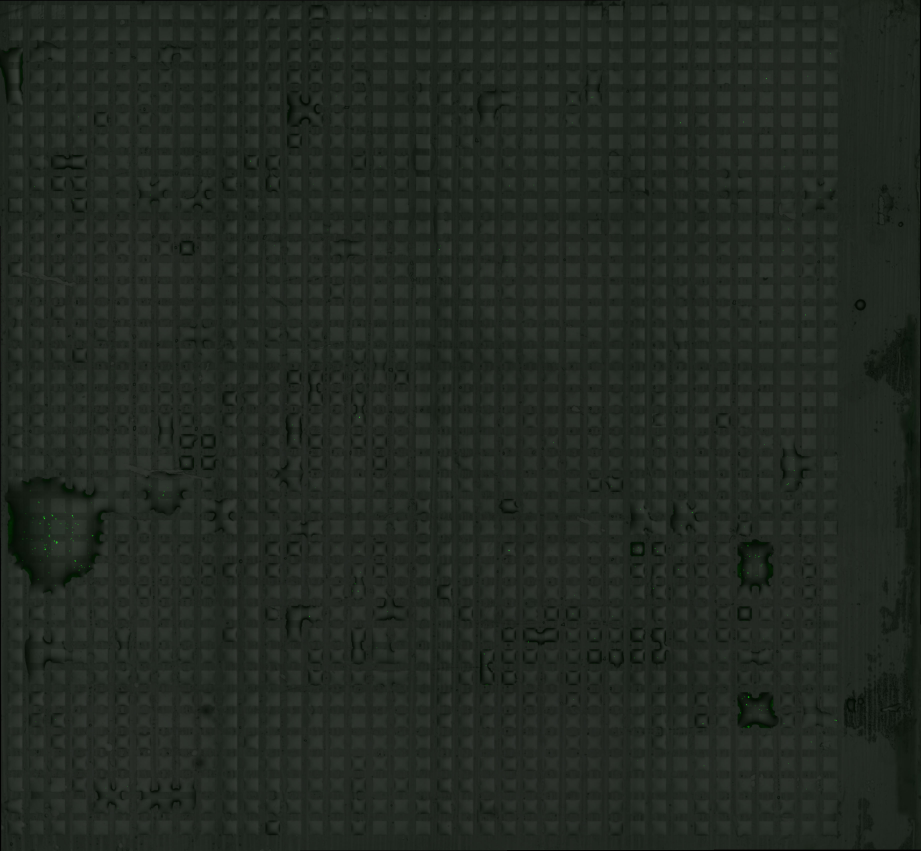
#> input picture tests/contours/contours_sample_2_raw.jpg, 3683 x 3402 px (shown at 1/4 size); the run also reads 1 picture not shown here
$ python contour_pattern.py -i ./contours_sample_2_raw.jpg -t ./spot_pattern_2.jpg   (Python 2 division)   (older library calls are emulated)
#> lines starting #> are read from the running program, lines starting #| are printed output that depends on the picture; after the words box and inside, x2 and y2 are one past the last pixel; in counts of white or black regions, pixels touching at a corner belong together
### tests/contours/pyimagesearch/shapedetector.py
# import the necessary packages
import cv2

class ShapeDetector:
	def __init__(self):
		pass

	# [32 lines left out: function detect, not called in this run]

### tests/contours/contour_pattern.py
#! /usr/local/bin/python

import numpy as np
import cv2
import argparse
import imutils
from pyimagesearch.shapedetector import ShapeDetector


## TEST COMMAND: python ./contour_pattern.py -i ./contours_sample_2_raw.jpg  -t ./spot_pattern_2.jpg


# [63 lines left out: functions count_cells, show_img, bitwise_blend, detect_edges, not called in this run]

def dynamic_blend(img1, img2):


    # I want to put logo on top-left corner, So I create a ROI
    rows,cols,ch = img2.shape
    roi = img1[0:rows, 0:cols ]

    # Now create a mask of logo and create its inverse mask also
    img2gray = cv2.cvtColor(img2,cv2.COLOR_BGR2GRAY)
    ret, mask = cv2.threshold(img2gray, 10, 255, cv2.THRESH_BINARY)
    mask_inv = cv2.bitwise_not(mask)

    # Now black-out the area of logo in ROI
    img1_bg = cv2.bitwise_and(roi,roi,mask = mask_inv)

    # Take only region of logo from logo image.
    img2_fg = cv2.bitwise_and(img2,img2,mask = mask)

    # Put logo in ROI and modify the main image
    dst = cv2.add(img1_bg,img2_fg)
    img1[0:rows, 0:cols ] = dst

    return img1

def opening_morph(img):
    kernel = np.ones((5,5 ), np.uint8)
    return cv2.morphologyEx(img, cv2.MORPH_OPEN, kernel)

def dilate(img, iterations=1):
    kernel = np.ones((5,5),np.uint8)
    return cv2.dilate(img,kernel,iterations = iterations)


# [6 lines left out: function auto_canny, not called in this run]

def auto_canny_edge(image, sigma=0.30):

    gray = cv2.cvtColor(image, cv2.COLOR_BGR2GRAY)
    blurred = cv2.GaussianBlur(gray, (3, 3), 0)

    # apply Canny edge detection using a wide threshold, tight
    # threshold, and automatically determined threshold

    v = np.median(blurred)

    # apply automatic Canny edge detection using the computed median
    lower = int(max(0, (1.0 - sigma) * v))
    upper = int(min(255, (1.0 + sigma) * v))
    auto = cv2.Canny(blurred, lower, upper)

    return auto

def histeq(img):


    img_yuv = cv2.cvtColor(img, cv2.COLOR_BGR2YUV)

    # equalize the histogram of the Y channel
    img_yuv[:,:,0] = cv2.equalizeHist(img_yuv[:,:,0])

    # convert the YUV image back to RGB format
    img_output = cv2.cvtColor(img_yuv, cv2.COLOR_YUV2BGR)

    #cv2.imshow('Color input image', img)
    #cv2.imshow('Histogram equalized', img_output)

    return img_output


#####################################################################################


ap = argparse.ArgumentParser()
ap.add_argument("-i", "--image", required = True,
    help = "Path to the query image")

ap.add_argument("-t", "--template", required = True,
    help = "Path to the template image")

#
# ap.add_argument("-min", "--edge-min", required = False,
#     help = "Min threshold for edges")
#
#
# ap.add_argument("-max", "--edge-max", required = False,
#     help = "Max threshold for edges")


args = vars(ap.parse_args())


img = cv2.imread(args["image"])
#> img is the input picture: shape (3402, 3683, 3); mean B, G, R 34, 40.7, 34.3


#img = cv2.imread('contours_sample_2_raw.jpg')
template = cv2.imread(args["template"], 0)


print("processing edges...")

#opening morph to remove points
opening_morph = opening_morph(cv2.medianBlur(img,5))

histeq = histeq(opening_morph)
#> in histeq, `img_yuv = cv2.cvtColor(img, cv2.COLOR_BGR2YUV)`: img_yuv: shape (3402, 3683, 3); mean of channels 0, 1, 2 37.9, 126, 124.3
#> in histeq, `img_yuv[:,:,0] = cv2.equalizeHist(img_yuv[:,:,0])`: img_yuv: shape (3402, 3683, 3); mean of channels 0, 1, 2 135, 126, 124.3
#> in histeq, `img_output = cv2.cvtColor(img_yuv, cv2.COLOR_YUV2BGR)`:
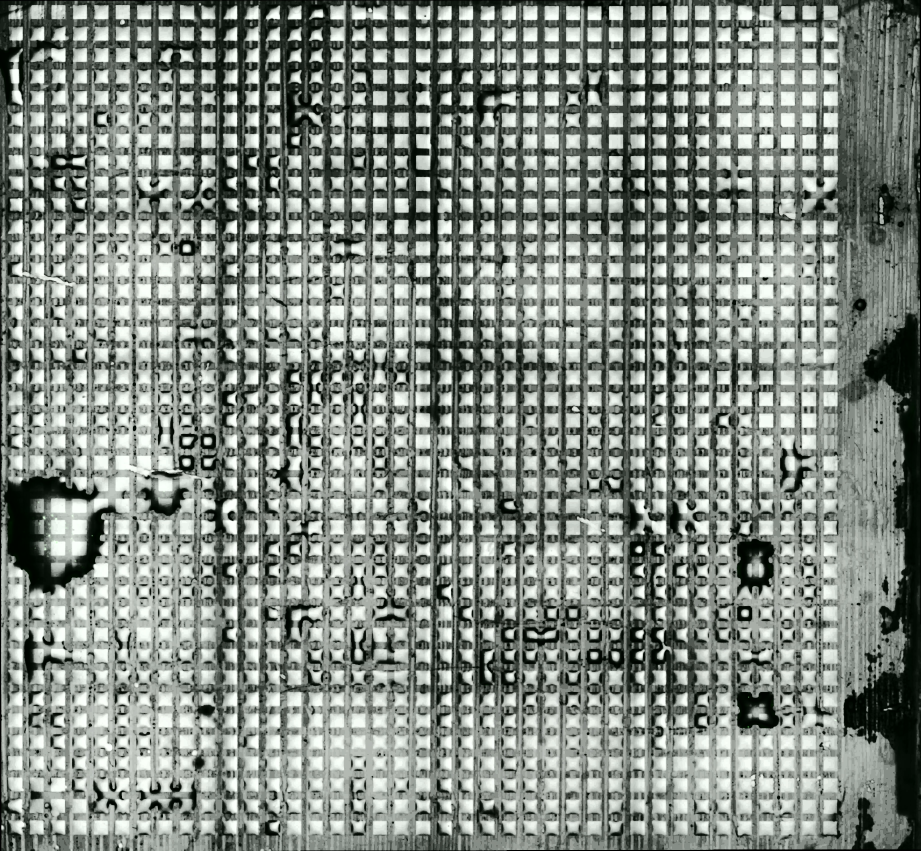
#> img_output: shape (3402, 3683, 3) (shown at 1/4 size); mean B, G, R 131, 137.9, 130.6

cv2.imwrite( "output_pattern/histeq.png", histeq );

##cv2.imwrite( "output_pattern/opening_morph.png", opening_morph );

# canny edge detection
edged_img = auto_canny_edge(histeq)
#> in auto_canny_edge, `v = np.median(blurred)`: v = 138
#> in auto_canny_edge, `lower = int(max(0, (1.0 - sigma) * v))`: lower = 96
#> in auto_canny_edge, `upper = int(min(255, (1.0 + sigma) * v))`: upper = 179
#> in auto_canny_edge, `auto = cv2.Canny(blurred, lower, upper)`:
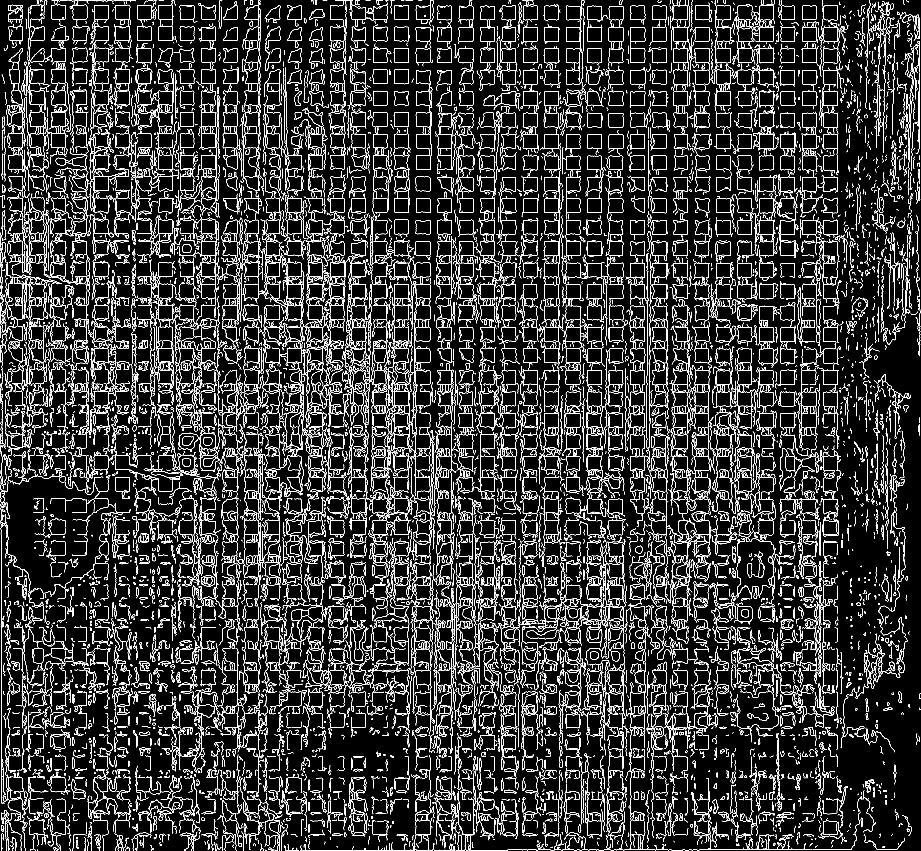
#> auto: shape (3402, 3683) (shown at 1/4 size); 6.6% white in thin lines or dots
cv2.imwrite( "output_pattern/edged.png", edged_img );


#dilate the edges for better pattern matching

dilated_img  = dilate(edged_img)
#> in dilate, `return cv2.dilate(img,kernel,iterations = iterations)`:
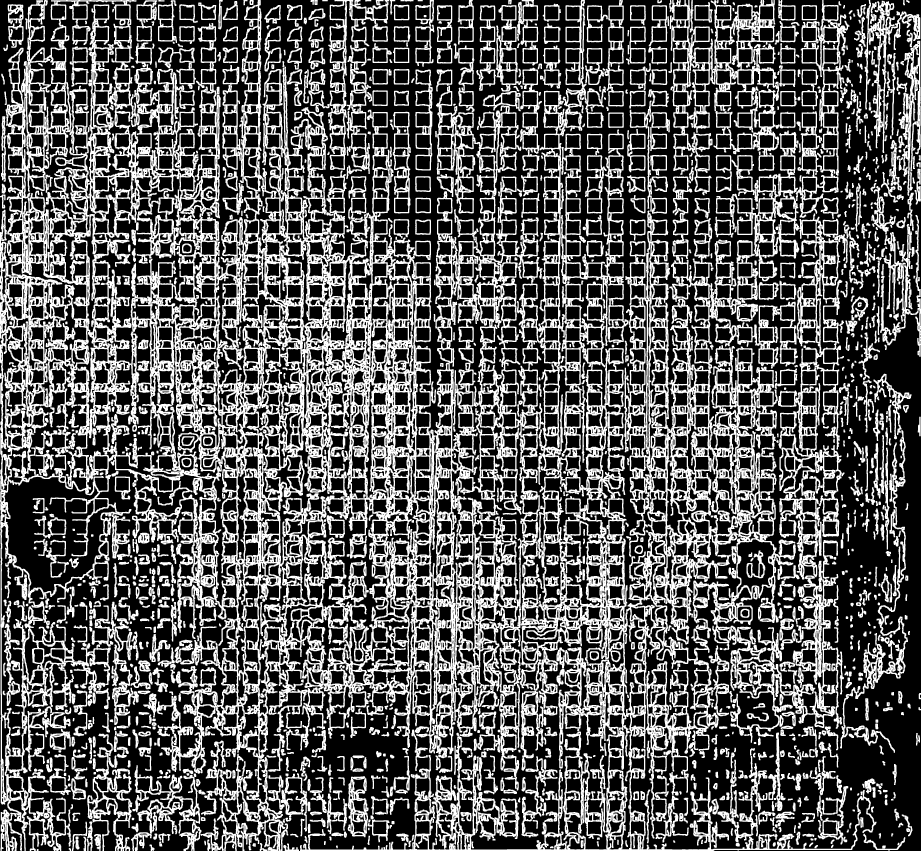
#> returned value: shape (3402, 3683) (shown at 1/4 size); 34.3% white; 1560 white regions, largest, box (x1, y1, x2, y2) and area: (0, 0, 3444, 3402) 2847991, (2911, 854, 3391, 2971) 164872, (2677, 0, 3117, 699) 81620
cv2.imwrite( "output_pattern/dilated.png", dilated_img );

print "detecting spots..."

res = cv2.matchTemplate(dilated_img,template,cv2.TM_CCOEFF_NORMED)
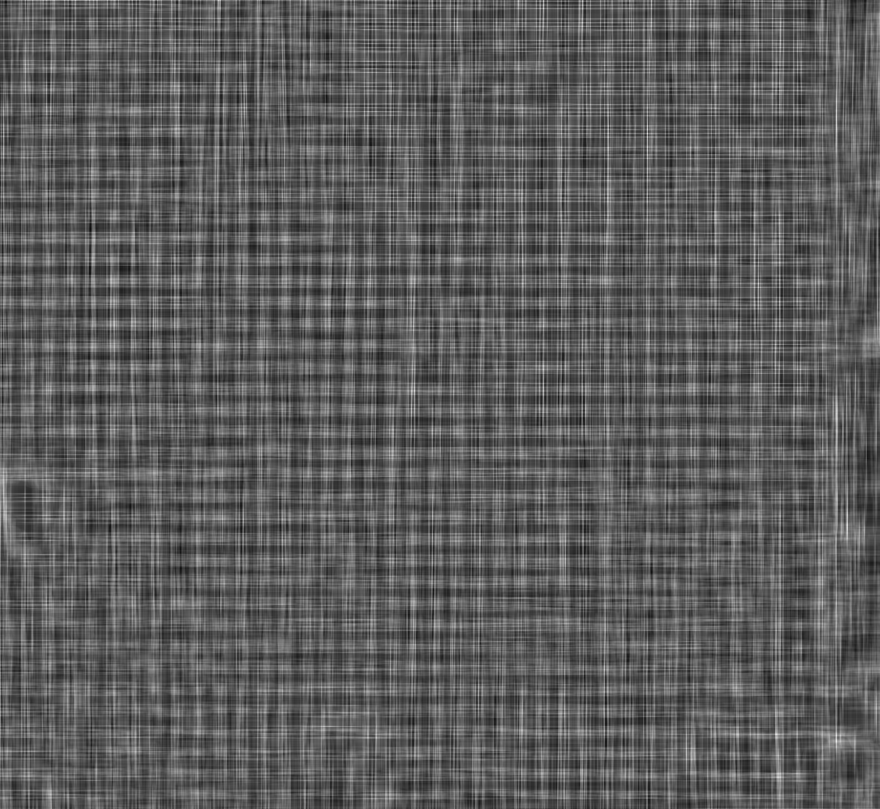
#> res: shape (3236, 3517) float32 (shown at 1/4 size); min -0.0987, max 0.173, mean 5.18e-05; drawn with min black and max white


threshold = 0.19
loc = np.where( res >= threshold)
#> loc = (empty array, empty array)

#print(loc)
print "laying out spots.."

spot_map_img = np.zeros(img.shape, np.uint8)
template_w, template_h = template.shape[::-1]
#> template_w = 167; template_h = 167

for pt in zip(*loc[::-1]):
    cv2.rectangle(spot_map_img, pt, (pt[0] + template_w, pt[1] + template_h), (0,255,0), 3)
#> this loop made 0 passes
#> spot_map_img: shape (3402, 3683, 3); every value is 0

cv2.imwrite('output_pattern/spot_map_img.png',spot_map_img)


#this image contains only the detected areas of droplets
spot_map_img = cv2.cvtColor(spot_map_img, cv2.COLOR_BGR2GRAY)
#> spot_map_img: shape (3402, 3683); every value is 0


cnts = cv2.findContours(spot_map_img.copy(), cv2.RETR_EXTERNAL, cv2.CHAIN_APPROX_SIMPLE)
#> cnts = 0 contours

cnts = cnts[0] if imutils.is_cv2() else cnts[1]
#> cnts = []

sd = ShapeDetector()
clean_spot_map_img = np.zeros(img.shape, np.uint8)

# loop over the contours
spot_n = 0

aprox_contours = [cv2.approxPolyDP(c,epsilon=10.5,closed=True) for c in cnts]
#> aprox_contours = []

spot_coordinates = []

for c in aprox_contours:
  # compute the center of the contour, then detect the name of the
  # shape using only the contour
  M = cv2.moments(c)
  cX = int((M["m10"] / M["m00"]))
  cY = int((M["m01"] / M["m00"]))
  shape = sd.detect(c)

  if shape == "square" or shape=="rectangle":

    c = c.astype("int")

    #normalize irregular squares
    c[0][0][0] = c[1][0][0]
    c[0][0][1] = c[3][0][1]
    c[1][0][1] = c[2][0][1]
    c[2][0][0] = c[3][0][0]

    spot_coords = [ c[0][0], c[1][0], c[2][0], c[3][0] ]

    spot_coordinates.append(spot_coords)

    cv2.drawContours(clean_spot_map_img, [c], -1, (0, 255, 0), 1)

    spot_name = "Droplet {0}".format(spot_n)

    # [8 lines of commented-out code are left out]

    spot_n += 1
#> after the loop, spot_coordinates = []; spot_n = 0

final_overlay_img = dynamic_blend( img,  clean_spot_map_img)
#> in dynamic_blend, `mask_inv = cv2.bitwise_not(mask)`: mask_inv: shape (3402, 3683); every value is 255

cv2.imwrite('output_pattern/clean_spot_map_img.png',clean_spot_map_img)
cv2.imwrite('output_pattern/final_overlay_img.png',final_overlay_img)

print "PATTERN MATCHING DONE"
